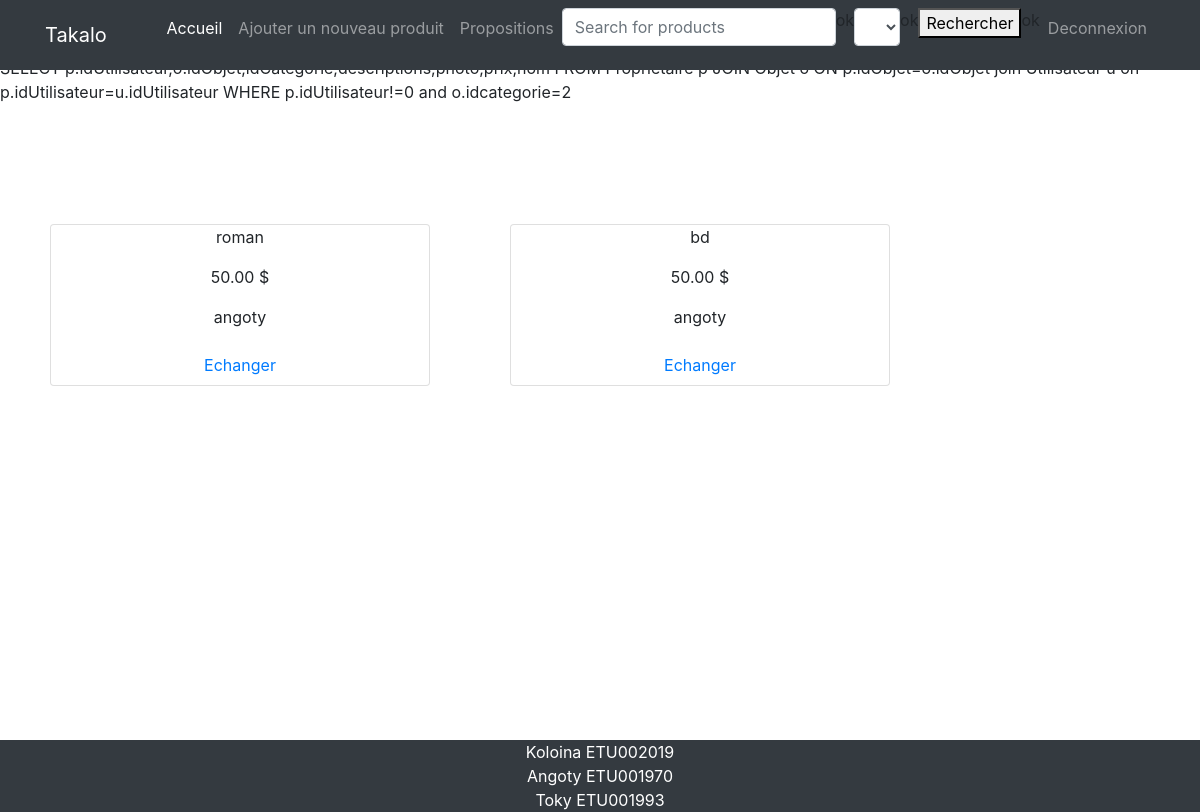
/Content/get_categ/2, run on an earlier commit of the app's database.
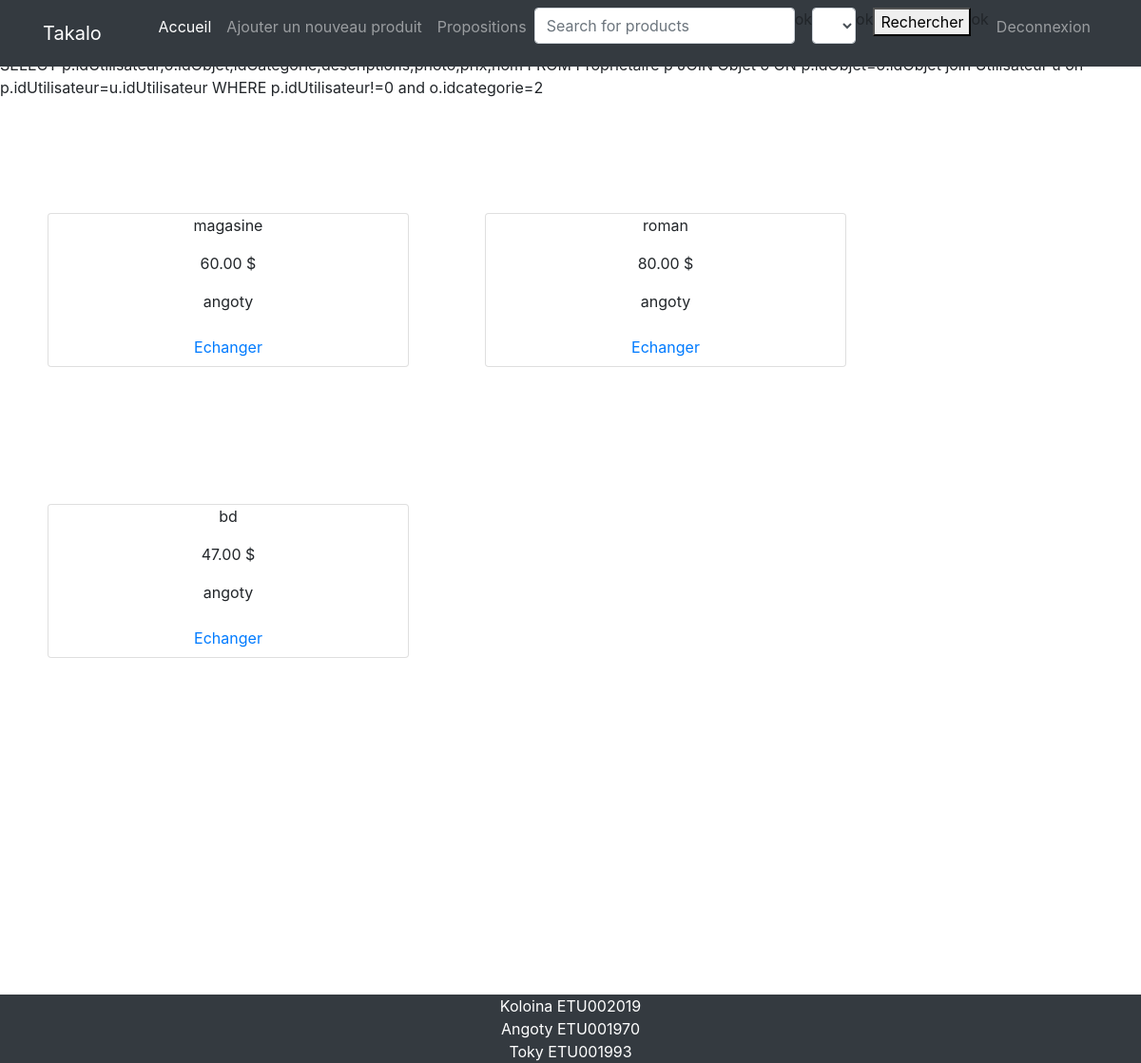
And on a later commit of the database.
### tables this page shows
CREATE TABLE Proprietaire(
    idUtilisateur INTEGER NOT NULL,
    idObjet INTEGER NOT NULL,
    FOREIGN KEY(idUtilisateur) REFERENCES Utilisateur(idUtilisateur),
    FOREIGN KEY(idObjet) REFERENCES Objet(idObjet)
);

CREATE TABLE Objet(
    idObjet INTEGER PRIMARY KEY AUTO_INCREMENT NOT NULL,
    idCategorie INTEGER,
    descriptions VARCHAR(25),
    photo VARCHAR(25),
    prix DECIMAL(9, 2) DEFAULT 0,
    FOREIGN KEY(idCategorie) REFERENCES Categorie(idCategorie)
);

CREATE TABLE Utilisateur(
    idUtilisateur INTEGER PRIMARY KEY AUTO_INCREMENT NOT NULL,
    nom VARCHAR(20),
    prenom VARCHAR(20),
    email VARCHAR(40),
    mdp VARCHAR(30)
);

### application/controllers/Content.php (called while the page is built, shortened)
<?php
class Content extends CI_Controller {
     public function get_categ($idCateg=''){
        $idUser= $_SESSION['idUser'];
        $this->load->model('objets_models');
        $data['categ']= $this->objets_models->getOtherProducts($idUser,$idCateg);
        $this->load->view('pages/autres',$data);
     }
}

### index.php (called while the page is built, shortened)
<?php
require_once BASEPATH.'core/CodeIgniter.php';

### application/models/objets_models.php (called while the page is built, shortened)
<?php
    class Objets_models extends CI_Model{
        public function getOtherProducts ($idU, $idCateg){
            $sql="SELECT p.idUtilisateur,o.idObjet,idCategorie,descriptions,photo,prix,nom FROM Proprietaire p JOIN Objet o ON p.idObjet=o.idObjet join Utilisateur u on p.idUtilisateur=u.idUtilisateur WHERE p.idUtilisateur!=%d and o.idcategorie=%d";
            $sql=sprintf($sql, $idU, $idCateg);
            $query=$this->db->query($sql);
            $result=array();
            foreach($query->result_array() as $row){
                $result[]=$row;
            }
            return $result;
        }
    }
?>

### application/views/pages/autres.php (the view, shortened to what this page needs)
<!DOCTYPE html>
<html lang="en">
<head>
</head>
<body>
<head>
    <link href="vendor/bootstrap/css/bootstrap.min.css" rel="stylesheet">
  <link href="css/shop-homepage.css" rel="stylesheet">
</head>
    <div class="row">
        <?php for($i=0; $i<count($categ); $i++){ ?>
            <div class="col-lg-4 col-md-6 mb-4">
                <div class="card h-100">
                    <p><?php echo $categ[$i]['descriptions'];?></p>
                    <p><?php echo $categ[$i]['prix'];?> $</p>
                    <p><?php echo $categ[$i]['nom'];?></p>
                    <a href="<?php echo site_url('Content/demande/'.$categ[$i]['idObjet'].'/'.$categ[$i]['idUtilisateur']) ;?>" class="nav-item nav-link">Echanger</a>
                </div>
            </div>
        <?php  } ?>
    </div>
</body>
</html>

What changed in the data, as far as the page shows it:
now on this page (row unchanged): proprietaire: idObjet.descriptions "magasine", idObjet.prix "60.00", idUtilisateur.nom "angoty"
changed through a linked row, proprietaire "roman": idObjet.prix "50.00" → "80.00"
changed through a linked row, proprietaire "bd": idObjet.prix "50.00" → "47.00"
